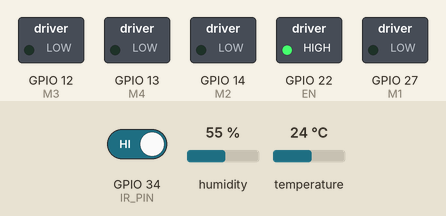
Recording of a sketch running on a simulated ESP32. Parts: switched loads named in the sketch (green lamp = pin HIGH). Inputs (shaded band) come from the test bench; at power-on: GPIO 34 (IR_PIN) HIGH, humidity 55 %, temperature 24 °C. WiFi joins after 1.5 s; servers stay silent unless stated; no MQTT or app messages arrive unless stated; what the sketch prints to the serial monitor is not drawn.

Above: at 1.1 s.
At 3.7 s:
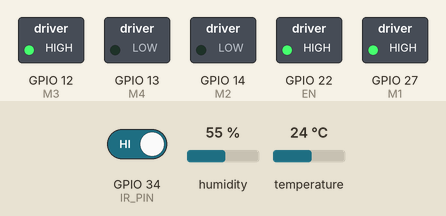
3.8 s: GPIO 34 (IR_PIN) driven LOW
At 8.4 s:
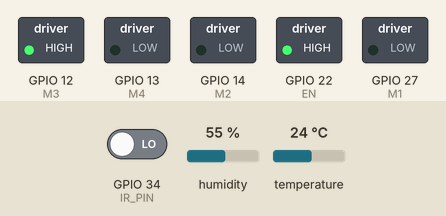
Timing chart, 0 to 23.1 s (numbered marks = the images above; inputs shaded):
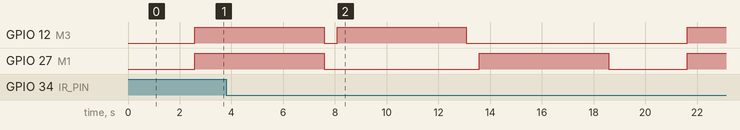

The sketch:

smart_rover.ino.ino
```cpp
#include <Arduino.h>
#include "DHT.h"
#include <WiFi.h>
#include <WiFiClientSecure.h>
#include <PubSubClient.h>

// ---------- DHT Sensor ----------
#define DHTPIN 19
#define DHTTYPE DHT11
DHT dht(DHTPIN, DHTTYPE);

// ---------- IR Sensor ----------
#define IR_PIN 34   // INPUT only pin

// ---------- Motor Pins ----------
#define EN 22
#define M1 27
#define M2 14
#define M3 12
#define M4 13

// ---------- WiFi ----------
const char* ssid = "vivo V40";        // 2.4 GHz ONLY
const char* password = "ganpat123";

// ---------- HiveMQ ----------
const char* mqtt_server =
"1f5eef462dfd489c981b136920468901.s1.eu.hivemq.cloud";
const int mqtt_port = 8883;
const char* mqtt_user = "Ashwini_Khambe";
const char* mqtt_pass = "Khambe@123";
const char* mqtt_topic = "rover/environment";

// ---------- MQTT ----------
WiFiClientSecure espClient;
PubSubClient client(espClient);

// ---------- Motor Control ----------
void moveForward() {
  Serial.println(" Motor: Moving Forward");
  digitalWrite(M1, HIGH); digitalWrite(M2, LOW);
  digitalWrite(M3, HIGH); digitalWrite(M4, LOW);
}

void turnLeft() {
  Serial.println(" Motor: Turning Left");
  digitalWrite(M1, LOW);  digitalWrite(M2, LOW);
  digitalWrite(M3, HIGH); digitalWrite(M4, LOW);
}

void turnRight() {
  Serial.println(" Motor: Turning Right");
  digitalWrite(M1, HIGH); digitalWrite(M2, LOW);
  digitalWrite(M3, LOW);  digitalWrite(M4, LOW);
}

void stopMotors() {
  Serial.println(" Motor: Stopped");
  digitalWrite(M1, LOW); digitalWrite(M2, LOW);
  digitalWrite(M3, LOW); digitalWrite(M4, LOW);
}

// ---------- MQTT Safe Delay ----------
void mqttDelay(unsigned long ms) {
  unsigned long start = millis();
  while (millis() - start < ms) {
    client.loop();   // keep MQTT alive
  }
}

// ---------- MQTT Reconnect ----------
void reconnect() {
  if (client.connected()) return;

  Serial.print("Connecting to HiveMQ...");
  String clientId = "ESP32_" + WiFi.macAddress();

  if (client.connect(clientId.c_str(), mqtt_user, mqtt_pass)) {
    Serial.println(" Connected ");
  } else {
    Serial.print(" Failed, rc=");
    Serial.println(client.state());
  }
}

void setup() {
  Serial.begin(115200);
  delay(1000);

  Serial.println("\n🚀 Smart Environment Monitoring Rover");

  pinMode(IR_PIN, INPUT);
  dht.begin();

  pinMode(M1, OUTPUT);
  pinMode(M2, OUTPUT);
  pinMode(M3, OUTPUT);
  pinMode(M4, OUTPUT);
  pinMode(EN, OUTPUT);
  digitalWrite(EN, HIGH);

  // ---------- WiFi ----------
  Serial.print("Connecting to WiFi");
  WiFi.begin(ssid, password);
  while (WiFi.status() != WL_CONNECTED) {
    Serial.print(".");
    delay(500);
  }
  Serial.println("\nWiFi Connected ✓");
  Serial.print("IP Address: ");
  Serial.println(WiFi.localIP());

  // ---------- MQTT ----------
  espClient.setInsecure(); // HiveMQ Cloud TLS
  client.setServer(mqtt_server, mqtt_port);
  reconnect();
}

void loop() {
  if (!client.connected()) reconnect();
  client.loop();

  float temperature = dht.readTemperature();
  float humidity = dht.readHumidity();
  int ir = digitalRead(IR_PIN);

  if (isnan(temperature) || isnan(humidity)) {
    Serial.println(" DHT Sensor Error");
    mqttDelay(2000);
    return;
  }

  Serial.println("\n Sensor Data");
  Serial.print("Temperature: "); Serial.print(temperature); Serial.println(" °C");
  Serial.print("Humidity   : "); Serial.print(humidity);    Serial.println(" %");
  Serial.print("IR Sensor  : ");
  Serial.println(ir == LOW ? "Object Detected" : "No Object");

  char payload[128];
  snprintf(payload, sizeof(payload),
           "{\"temperature\":%.2f,\"humidity\":%.2f,\"ir\":%d}",
           temperature, humidity, ir);

  client.publish(mqtt_topic, payload);
  Serial.print(" Sent → HiveMQ MQTT: ");
  Serial.println(payload);

  // ---------- Motor Demo ----------
  moveForward();
  mqttDelay(5000);

  stopMotors();
  mqttDelay(500);

  turnLeft();
  mqttDelay(5000);

  stopMotors();
  mqttDelay(500);

  turnRight();
  mqttDelay(5000);

  stopMotors();
  mqttDelay(3000);
}
```
